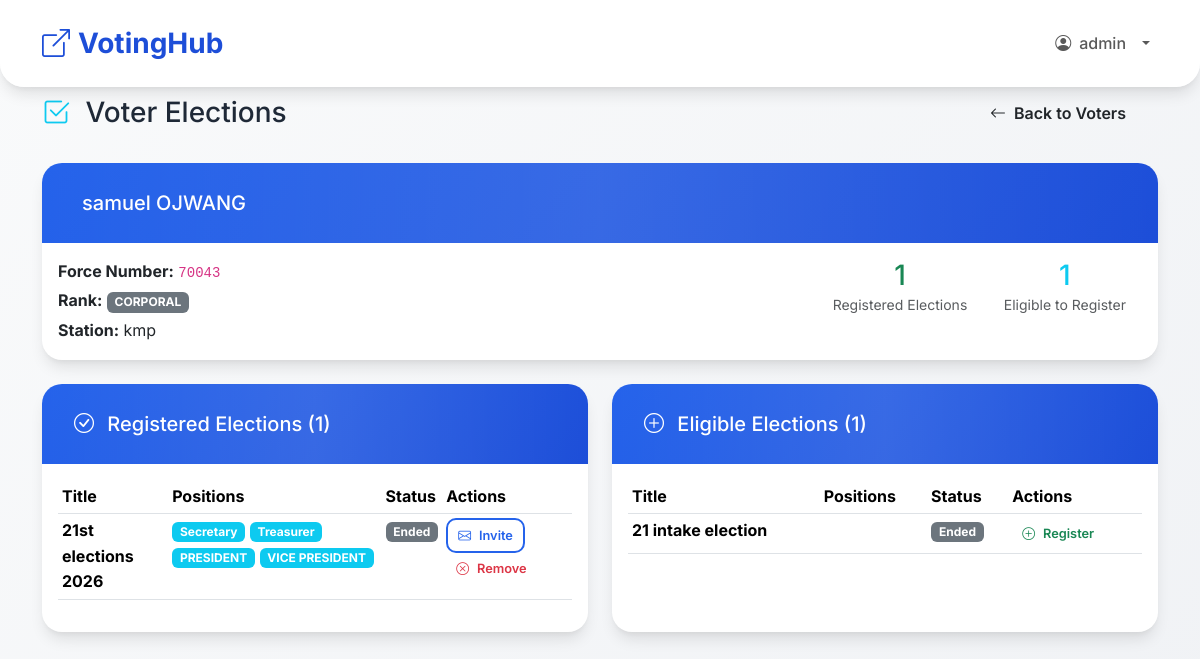
The page /polls/admin/voters/5/elections/ (signed in) on the database as committed earlier.
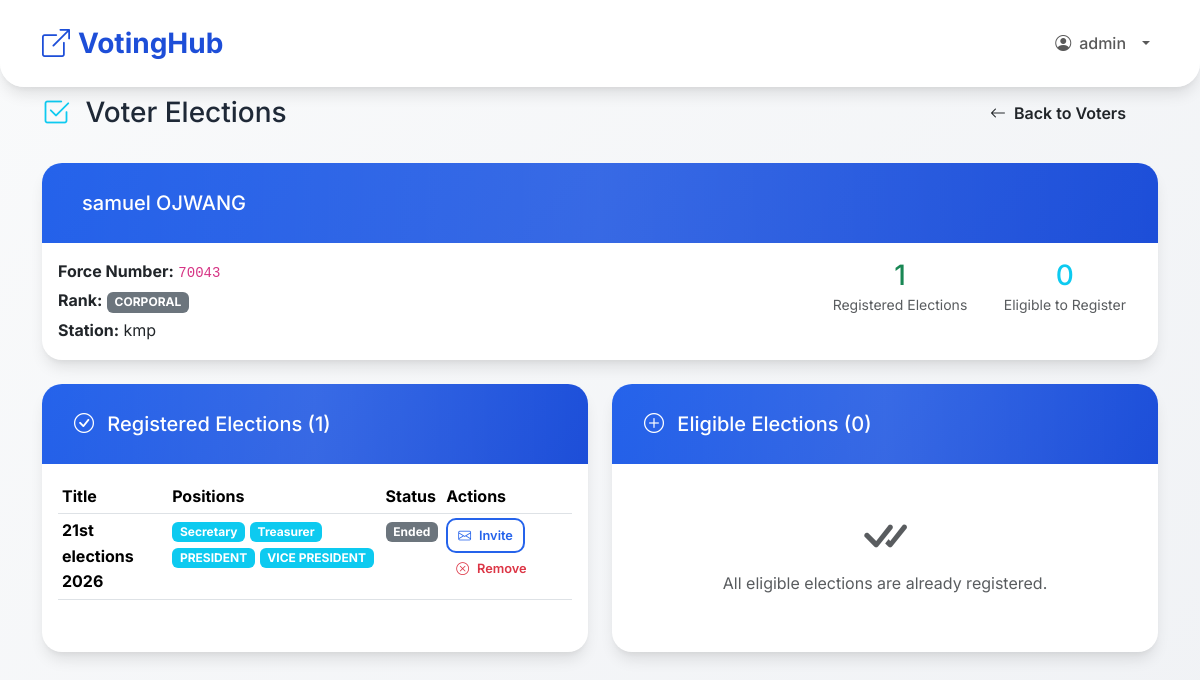
The same page on the database as committed later.
### polls/models.py (models this page shows, shortened)
class Election(models.Model):
    title = models.CharField(max_length=200)
    description = models.TextField(blank=True)
    positions = models.ManyToManyField(Position, through='ElectionPosition', related_name='elections')
    start_time = models.DateTimeField()
    end_time = models.DateTimeField()
    eligible_ranks = models.CharField(max_length=500, blank=True, help_text="Comma-separated ranks")
    eligible_stations = models.CharField(max_length=500, blank=True, help_text="Comma-separated stations")
    created_by = models.ForeignKey(PoliceUser, on_delete=models.CASCADE, related_name='created_elections')
    logo = models.ImageField(upload_to='election_logos/', blank=True, null=True)
    def _split_eligible_values(self, raw_value, *, upper=False):
        values = [value.strip() for value in raw_value.split(',') if value.strip()]
        if upper:
            return {value.upper() for value in values}
        return {value.casefold() for value in values}
    def eligible_rank_values(self):
        if not self.eligible_ranks:
            return set()
        return self._split_eligible_values(self.eligible_ranks, upper=True)
    def eligible_station_values(self):
        if not self.eligible_stations:
            return set()
        return self._split_eligible_values(self.eligible_stations)
    def is_open(self):
        now = timezone.now()
        return self.start_time <= now <= self.end_time
    def is_voter_eligible(self, voter):
        voter_rank = (voter.rank or '').strip().upper()
        voter_station = (voter.station or '').strip().casefold()
        eligible_ranks = self.eligible_rank_values()
        if eligible_ranks and voter_rank not in eligible_ranks:
            return False
        eligible_stations = self.eligible_station_values()
        if eligible_stations and voter_station not in eligible_stations:
            return False
        return True
    class Meta:
        ordering = ['-start_time']

class Position(models.Model):
    name = models.CharField(max_length=100, unique=True)

### polls/views_admin.py (the view)
# urls.py: path('admin/voters/<int:voter_id>/elections/', views_admin.admin_voter_elections, name='admin_voter_elections'),
@login_required
@user_passes_test(is_admin)
def admin_voter_elections(request, voter_id):
    voter = get_object_or_404(PoliceUser, pk=voter_id, role='VOTER')
    registered_election_ids = set(ElectionRegistration.objects.filter(
        voter=voter
    ).values_list('election_id', flat=True))
    registered_elections = Election.objects.prefetch_related('positions').filter(
        id__in=registered_election_ids
    ).order_by('-start_time')
    eligible_unregistered = []
    for election in Election.objects.prefetch_related('positions').all().order_by('-start_time'):
        if election.is_voter_eligible(voter) and election.id not in registered_election_ids:
            eligible_unregistered.append(election)
    return render(request, 'polls/admin_voter_elections.html', {
        'voter': voter,
        'registered_elections': registered_elections,
        'eligible_unregistered': eligible_unregistered,
        'registered_count': registered_elections.count(),
        'eligible_count': len(eligible_unregistered),
        'now': timezone.now(),
    })

### polls/views_admin.py (called while the page is built)
def is_admin(user):
    return user.role in ['SUPER_ADMIN', 'ADMIN']

### templates/polls/admin_voter_elections.html (shortened to what the changed rows need)
{% extends 'base.html' %}
{% block content %}
<div class="row justify-content-center">
    <div class="col-lg-12">
        <div class="d-flex flex-column flex-md-row justify-content-between align-items-start align-items-md-center mb-4 gap-3">
            <h1 class="h3 mb-0">
                <i class="bi bi-check2-square me-2 text-info"></i>
                Voter Elections
            </h1>
        </div>
        <div class="card mb-4">
            <div class="card-body">
                <div class="row g-3">
                    <div class="col-md-6 text-center text-md-end">
                        <div class="d-inline-block text-center px-3">
                            <h3 class="text-info mb-0">{{ eligible_count }}</h3>
                            <small class="text-muted">Eligible to Register</small>
                        </div>
                    </div>
                </div>
            </div>
        </div>
        <div class="row">
            <div class="col-lg-6 mb-4">
                <div class="card border-success h-100">
                    <div class="card-body">
                        {% if registered_elections %}
                            <div class="table-responsive">
                                <table class="table table-hover table-sm">
                                    <thead>
                                        <tr>
                                            <th>Title</th>
                                            <th>Positions</th>
                                            <th>Status</th>
                                            <th>Actions</th>
                                        </tr>
                                    </thead>
                                    <tbody>
                                        {% for election in registered_elections %}
                                        <tr>
                                            <td><strong>{{ election.title }}</strong></td>
                                            <td>
                                                {% for pos in election.positions.all %}
                                                    <span class="badge bg-info">{{ pos.name }}</span>
                                                {% endfor %}
                                            </td>
                                            <td>
                                                {% if election.is_open %}
                                                    <span class="badge bg-success">Active</span>
                                                {% elif election.start_time > now %}
                                                    <span class="badge bg-warning">Upcoming</span>
                                                {% else %}
                                                    <span class="badge bg-secondary">Ended</span>
                                                {% endif %}
                                            </td>
<td>
                                                <a href="{% url 'polls:send_election_invitation' election.id voter.id %}"
                                                   class="btn btn-sm btn-outline-primary"
                                                   title="Send Invitation Email">
                                                    <i class="bi bi-envelope"></i> <span class="d-none d-lg-inline">Invite</span>
                                                </a>
                                                <a href="{% url 'polls:admin_unregister_voter_from_election_by_voter' voter.id election.id %}"
                                                   class="btn btn-sm btn-outline-danger"
                                                   onclick="return confirm('Unregister {{ voter.get_full_name }} from {{ election.title }}?')">
                                                    <i class="bi bi-x-circle"></i> <span class="d-none d-lg-inline">Remove</span>
                                                </a>
                                            </td>
                                        </tr>
                                        {% endfor %}
                                    </tbody>
                                </table>
                            </div>
                        {% else %}
                            <div class="text-center py-4">
                                <i class="bi bi-inbox display-4 text-muted mb-3"></i>
                                <p class="text-muted">No elections registered yet.</p>
                            </div>
                        {% endif %}
                    </div>
                </div>
            </div>
            <div class="col-lg-6 mb-4">
                <div class="card border-info h-100">
                    <div class="card-header bg-info text-white d-flex justify-content-between align-items-center">
                        <h5 class="mb-0">
                            <i class="bi bi-plus-circle me-2"></i>
                            Eligible Elections ({{ eligible_count }})
                        </h5>
                    </div>
                    <div class="card-body">
                        {% if eligible_unregistered %}
                            <div class="table-responsive">
                                <table class="table table-hover table-sm">
                                    <thead>
                                        <tr>
                                            <th>Title</th>
                                            <th>Positions</th>
                                            <th>Status</th>
                                            <th>Actions</th>
                                        </tr>
                                    </thead>
                                    <tbody>
                                        {% for election in eligible_unregistered %}
                                        <tr>
                                            <td><strong>{{ election.title }}</strong></td>
                                            <td>
                                            </td>
                                            <td>
                                                {% if election.is_open %}
                                                    <span class="badge bg-success">Active</span>
                                                {% elif election.start_time > now %}
                                                    <span class="badge bg-warning">Upcoming</span>
                                                {% else %}
                                                    <span class="badge bg-secondary">Ended</span>
                                                {% endif %}
                                            </td>
                                            <td>
                                                <a href="{% url 'polls:admin_register_voter_to_election_by_voter' voter.id election.id %}"
                                                   class="btn btn-sm btn-outline-success">
                                                    <i class="bi bi-plus-circle"></i> <span class="d-none d-lg-inline">Register</span>
                                                </a>
                                            </td>
                                        </tr>
                                        {% endfor %}
                                    </tbody>
                                </table>
                            </div>
                        {% else %}
                            <div class="text-center py-4">
                                <i class="bi bi-check-all display-4 text-muted mb-3"></i>
                                <p class="text-muted">All eligible elections are already registered.</p>
                            </div>
                        {% endif %}
                    </div>
                </div>
            </div>
        </div>
    </div>
</div>
{% endblock %}

Rows that differ between the two databases and show on the page:
removed Election: title "21 intake election", shows "Ended", shown under "Eligible Elections (1)"
Other text that changed with them:
{{ eligible_count }}: "1" → "0"
text no longer shown: "Title Positions Status Actions"
text now shown: "All eligible elections are already registered."
